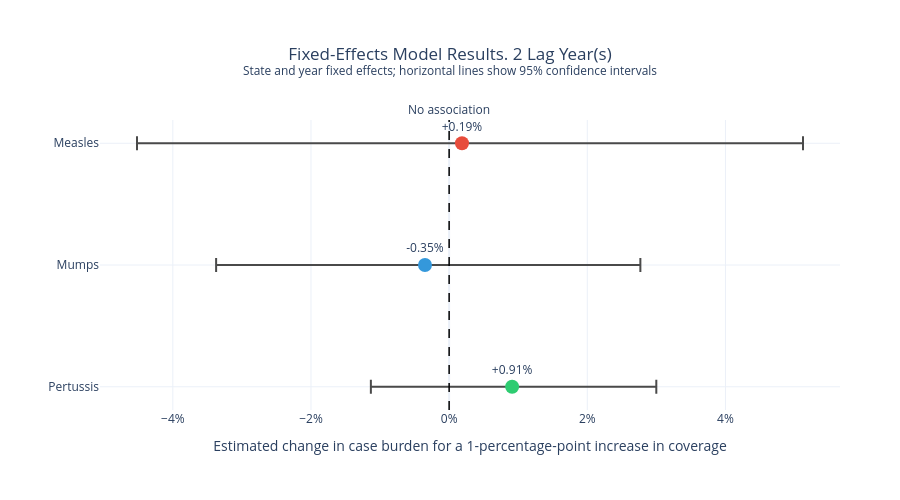

Write notebook code for a chart like this one.
### Code cell
plot_fixed_effect_results(two_year_df, 2)

### Figure 1 — Plotly figure (JSON) as saved in the notebook; plotly's stock layout.template omitted (floating-point values rounded to 4 significant figures)
{"data": [{"customdata": [[-4.519, 5.123, 0.9396, 252.0, 49.0, 8.0, 0.5255], [-3.373, 2.768, 0.8236, 540.0, 50.0, 13.0, 0.5751], [-1.133, 2.999, 0.3849, 1047.0, 51.0, 21.0, 0.7861]], "error_x": {"array": [4.937, 3.118, 2.087], "arrayminus": [4.705, 3.024, 2.045], "color": "#4A4A4A", "symmetric": false, "thickness": 2, "type": "data", "width": 7}, "hovertemplate": "<b>%{y}</b><br>Estimated change: %{x:+.2f}%<br>95% CI: %{customdata[0]:+.2f}% to %{customdata[1]:+.2f}%<br>p-value: %{customdata[2]:.4f}<br>Observations: %{customdata[3]:.0f}<br>States: %{customdata[4]:.0f}<br>Years represented: %{customdata[5]:.0f}<br>R²: %{customdata[6]:.3f}<extra></extra>", "marker": {"color": ["#E74C3C", "#3498DB", "#2ECC71"], "size": 14}, "mode": "markers+text", "text": ["+0.19%", "-0.35%", "+0.91%"], "textposition": "top center", "type": "scatter", "x": [0.186, -0.3498, 0.9118], "y": ["Measles", "Mumps", "Pertussis"]}], "layout": {"annotations": [{"showarrow": false, "text": "No association", "x": 0, "xanchor": "center", "xref": "x", "y": 1, "yanchor": "bottom", "yref": "y domain"}], "height": 500, "margin": {"b": 90, "l": 100, "r": 60, "t": 120}, "shapes": [{"line": {"color": "black", "dash": "dash", "width": 1.5}, "type": "line", "x0": 0, "x1": 0, "xref": "x", "y0": 0, "y1": 1, "yref": "y domain"}], "showlegend": false, "title": {"text": "Fixed-Effects Model Results. 2 Lag Year(s)<br><sup>State and year fixed effects; horizontal lines show 95% confidence intervals</sup>", "x": 0.5}, "xaxis": {"ticksuffix": "%", "title": {"text": "Estimated change in case burden for a 1-percentage-point increase in coverage"}}, "yaxis": {"categoryarray": ["Pertussis", "Mumps", "Measles"], "categoryorder": "array"}}}
